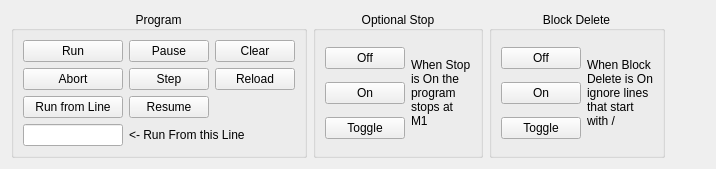
      <widget class="QWidget" name="tab_2">
       <attribute name="title">
        <string>Program</string>
       </attribute>
       <layout class="QGridLayout" name="gridLayout_6">
        <item row="0" column="0">
         <widget class="QGroupBox" name="groupBox_5">
          <property name="title">
           <string>Program</string>
          </property>
          <property name="alignment">
           <set>Qt::AlignCenter</set>
          </property>
          <layout class="QGridLayout" name="gridLayout_7">
           <item row="0" column="1">
            <widget class="ActionButton" name="actionbutton_25">
             <property name="text">
              <string>Pause</string>
             </property>
             <property name="actionName" stdset="0">
              <string>program.pause</string>
             </property>
            </widget>
           </item>
           <item row="1" column="1">
            <widget class="ActionButton" name="actionbutton_23">
             <property name="text">
              <string>Step</string>
             </property>
             <property name="actionName" stdset="0">
              <string>program.step</string>
             </property>
            </widget>
           </item>
           <item row="2" column="1">
            <widget class="ActionButton" name="actionbutton_22">
             <property name="text">
              <string>Resume</string>
             </property>
             <property name="actionName" stdset="0">
              <string>program.resume</string>
             </property>
            </widget>
           </item>
           <item row="0" column="0">
            <widget class="ActionButton" name="actionbutton_21">
             <property name="text">
              <string>Run</string>
             </property>
             <property name="actionName" stdset="0">
              <string>program.run</string>
             </property>
            </widget>
           </item>
           <item row="1" column="0">
            <widget class="ActionButton" name="actionbutton_24">
             <property name="text">
              <string>Abort</string>
             </property>
             <property name="actionName" stdset="0">
              <string>program.abort</string>
             </property>
            </widget>
           </item>
           <item row="0" column="2">
            <widget class="ActionButton" name="actionbutton_29">
             <property name="text">
              <string>Clear</string>
             </property>
             <property name="actionName" stdset="0">
              <string>program.clear</string>
             </property>
            </widget>
           </item>
           <item row="1" column="2">
            <widget class="ActionButton" name="actionbutton_33">
             <property name="text">
              <string>Reload</string>
             </property>
             <property name="actionName" stdset="0">
              <string>program.reload</string>
             </property>
            </widget>
           </item>
           <item row="2" column="0">
            <widget class="ActionButton" name="actionbutton_34">
             <property name="text">
              <string>Run from Line</string>
             </property>
             <property name="actionName" stdset="0">
              <string>program.run:#&lt;runFromLine&gt;</string>
             </property>
            </widget>
           </item>
           <item row="3" column="1" colspan="2">
            <widget class="QLabel" name="label_4">
             <property name="text">
              <string>&lt;- Run From this Line</string>
             </property>
            </widget>
           </item>
           <item row="3" column="0">
            <widget class="QLineEdit" name="runFromLine">
             <property name="sizePolicy">
              <sizepolicy hsizetype="Fixed" vsizetype="Fixed">
               <horstretch>0</horstretch>
               <verstretch>0</verstretch>
              </sizepolicy>
             </property>
             <property name="maximumSize">
              <size>
               <width>100</width>
               <height>16777215</height>
              </size>
             </property>
            </widget>
           </item>
          </layout>
         </widget>
        </item>
        <item row="0" column="1">
         <widget class="QGroupBox" name="groupBox_6">
          <property name="title">
           <string>Optional Stop</string>
          </property>
          <property name="alignment">
           <set>Qt::AlignCenter</set>
          </property>
          <layout class="QGridLayout" name="gridLayout_8">
           <item row="0" column="0">
            <widget class="ActionButton" name="actionbutton_26">
             <property name="text">
              <string>Off</string>
             </property>
             <property name="actionName" stdset="0">
              <string>program.option-stop.off</string>
             </property>
            </widget>
           </item>
           <item row="1" column="0">
            <widget class="ActionButton" name="actionbutton_27">
             <property name="text">
              <string>On</string>
             </property>
             <property name="actionName" stdset="0">
              <string>program.optional-stop.on</string>
             </property>
            </widget>
           </item>
           <item row="2" column="0">
            <widget class="ActionButton" name="actionbutton_28">
             <property name="text">
              <string>Toggle</string>
             </property>
             <property name="actionName" stdset="0">
              <string>program.optional-stop.toggle</string>
             </property>
            </widget>
           </item>
           <item row="0" column="1" rowspan="3">
            <widget class="QLabel" name="label_2">
             <property name="text">
              <string>When Stop
is On the
program
stops at
M1</string>
             </property>
            </widget>
           </item>
          </layout>
         </widget>
        </item>
        <item row="0" column="3">
         <spacer name="horizontalSpacer">
          <property name="orientation">
           <enum>Qt::Horizontal</enum>
          </property>
          <property name="sizeHint" stdset="0">
           <size>
            <width>40</width>
            <height>20</height>
           </size>
          </property>
         </spacer>
        </item>
        <item row="0" column="2">
         <widget class="QGroupBox" name="groupBox_7">
          <property name="title">
           <string>Block Delete</string>
          </property>
          <property name="alignment">
           <set>Qt::AlignCenter</set>
          </property>
          <layout class="QGridLayout" name="gridLayout_9">
           <item row="0" column="0">
            <widget class="ActionButton" name="actionbutton_30">
             <property name="text">
              <string>Off</string>
             </property>
             <property name="actionName" stdset="0">
              <string>program.block-delete.off</string>
             </property>
            </widget>
           </item>
           <item row="1" column="0">
            <widget class="ActionButton" name="actionbutton_31">
             <property name="text">
              <string>On</string>
             </property>
             <property name="actionName" stdset="0">
              <string>program.block-delete.on</string>
             </property>
            </widget>
           </item>
           <item row="2" column="0">
            <widget class="ActionButton" name="actionbutton_32">
             <property name="text">
              <string>Toggle</string>
             </property>
             <property name="actionName" stdset="0">
              <string>program.block-delete.toggle</string>
             </property>
            </widget>
           </item>
           <item row="0" column="1" rowspan="3">
            <widget class="QLabel" name="label_3">
             <property name="text">
              <string>When Block
Delete is On
ignore lines
that start
with /</string>
             </property>
            </widget>
           </item>
          </layout>
         </widget>
        </item>
       </layout>
      </widget>
